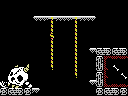

Rendered tile map (Tiled .tmx) drawn with the repository's tilesets; below, a short description and the full map source, tile grids included:
An orthogonal 16x12 tile map with 8x8 px tiles, 1 tile layer (Tile Layer 1) and 4 objects (2x item, big-item, 4x4-item).

<map version="1.0" orientation="orthogonal" renderorder="right-down" width="16" height="12" tilewidth="8" tileheight="8" nextobjectid="9">
 <properties>
  <property name="down" value="hole" />
  <property name="left" value="hole" />
  <property name="right" value="half-hole" />
  <property name="up" value="hole" />
 </properties>
 <tileset firstgid="1" name="tiles" tilewidth="8" tileheight="8" tilecount="256" columns="16">
  <image source="tiles.png" width="128" height="128" />
 </tileset>
 <layer name="Tile Layer 1" width="16" height="12">
  <data encoding="csv">
1,1,1,1,1,1,1,1,1,1,1,1,1,1,1,1,
1,1,1,1,1,1,1,1,1,1,1,1,1,1,1,1,
1,1,1,1,172,246,166,246,246,166,246,171,1,1,1,1,
1,1,1,1,1,1,135,1,1,135,1,1,1,1,1,1,
1,1,1,1,1,1,132,1,1,135,1,1,1,1,1,1,
1,1,1,1,1,1,135,1,1,135,1,1,1,1,1,1,
1,1,1,1,1,1,135,1,1,135,1,172,103,104,103,104,
1,1,1,1,1,1,135,1,1,135,1,1,105,126,254,254,
1,198,199,200,1,1,256,1,1,135,1,1,106,247,161,167,
1,214,215,216,1,1,1,1,1,256,1,1,105,247,167,161,
182,230,231,232,1,1,1,1,1,1,1,172,106,128,252,252,
165,103,104,165,171,1,1,1,1,1,1,1,165,103,104,165
</data>
 </layer>
 <objectgroup name="objects">
  <object id="1" type="item" x="56" y="0" width="16" height="16" />
  <object id="2" type="item" x="104" y="32" width="16" height="16" />
  <object id="6" type="big-item" x="96" y="24" width="32" height="24" />
  <object id="7" type="4x4-item" x="96" y="16" width="32" height="32" />
 </objectgroup>
</map>
